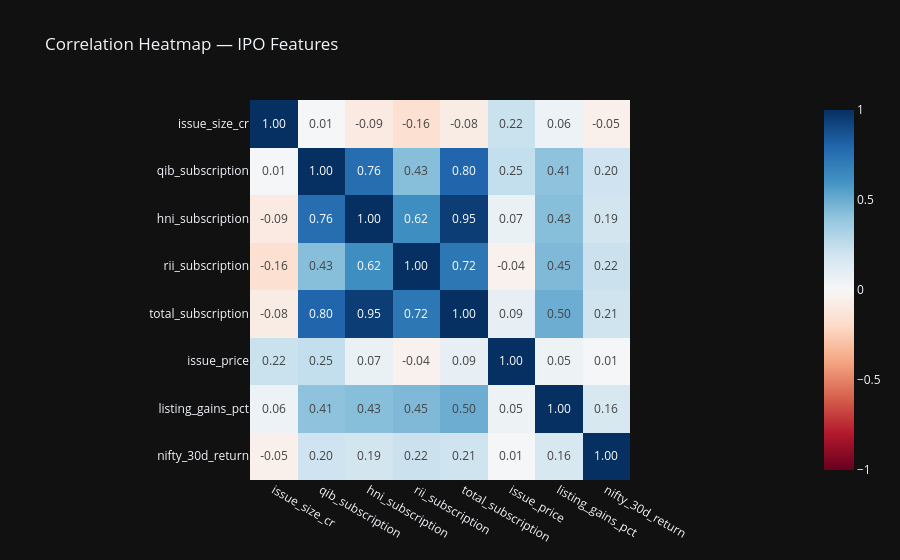

Here is the notebook cell this chart was saved with:
### Code cell
numeric_cols = [
    "issue_size_cr", "qib_subscription", "hni_subscription",
    "rii_subscription", "total_subscription", "issue_price",
    "listing_gains_pct", "nifty_30d_return"
]

corr = df[numeric_cols].corr()

fig = px.imshow(
    corr,
    title="Correlation Heatmap — IPO Features",
    color_continuous_scale="RdBu",
    zmin=-1, zmax=1,
    text_auto=".2f"
)
fig.show()

### Figure 1 — Plotly figure (JSON) as saved in the notebook; plotly's stock layout.template omitted (floating-point values rounded to 4 significant figures)
{"data": [{"coloraxis": "coloraxis", "name": "0", "texttemplate": "%{z:.2f}", "x": ["issue_size_cr", "qib_subscription", "hni_subscription", "rii_subscription", "total_subscription", "issue_price", "listing_gains_pct", "nifty_30d_return"], "y": ["issue_size_cr", "qib_subscription", "hni_subscription", "rii_subscription", "total_subscription", "issue_price", "listing_gains_pct", "nifty_30d_return"], "z": [[1.0, 0.01421, -0.08989, -0.1558, -0.07607, 0.2224, 0.05657, -0.05137], [0.01421, 1.0, 0.7645, 0.4283, 0.7997, 0.2452, 0.4087, 0.2048], [-0.08989, 0.7645, 1.0, 0.6217, 0.9476, 0.06899, 0.4288, 0.1896], [-0.1558, 0.4283, 0.6217, 1.0, 0.7247, -0.04335, 0.4466, 0.2179], [-0.07607, 0.7997, 0.9476, 0.7247, 1.0, 0.08563, 0.4965, 0.2066], [0.2224, 0.2452, 0.06899, -0.04335, 0.08563, 1.0, 0.05178, 0.01332], [0.05657, 0.4087, 0.4288, 0.4466, 0.4965, 0.05178, 1.0, 0.1622], [-0.05137, 0.2048, 0.1896, 0.2179, 0.2066, 0.01332, 0.1622, 1.0]], "type": "heatmap", "xaxis": "x", "yaxis": "y", "hovertemplate": "x: %{x}<br>y: %{y}<br>color: %{z}<extra></extra>"}], "layout": {"xaxis": {"anchor": "y", "domain": [0.0, 1.0], "scaleanchor": "y", "constrain": "domain"}, "yaxis": {"anchor": "x", "domain": [0.0, 1.0], "autorange": "reversed", "constrain": "domain"}, "coloraxis": {"colorscale": [[0.0, "rgb(103,0,31)"], [0.1, "rgb(178,24,43)"], [0.2, "rgb(214,96,77)"], [0.3, "rgb(244,165,130)"], [0.4, "rgb(253,219,199)"], [0.5, "rgb(247,247,247)"], [0.6, "rgb(209,229,240)"], [0.7, "rgb(146,197,222)"], [0.8, "rgb(67,147,195)"], [0.9, "rgb(33,102,172)"], [1.0, "rgb(5,48,97)"]], "cmin": -1, "cmax": 1}, "title": {"text": "Correlation Heatmap — IPO Features"}}}
